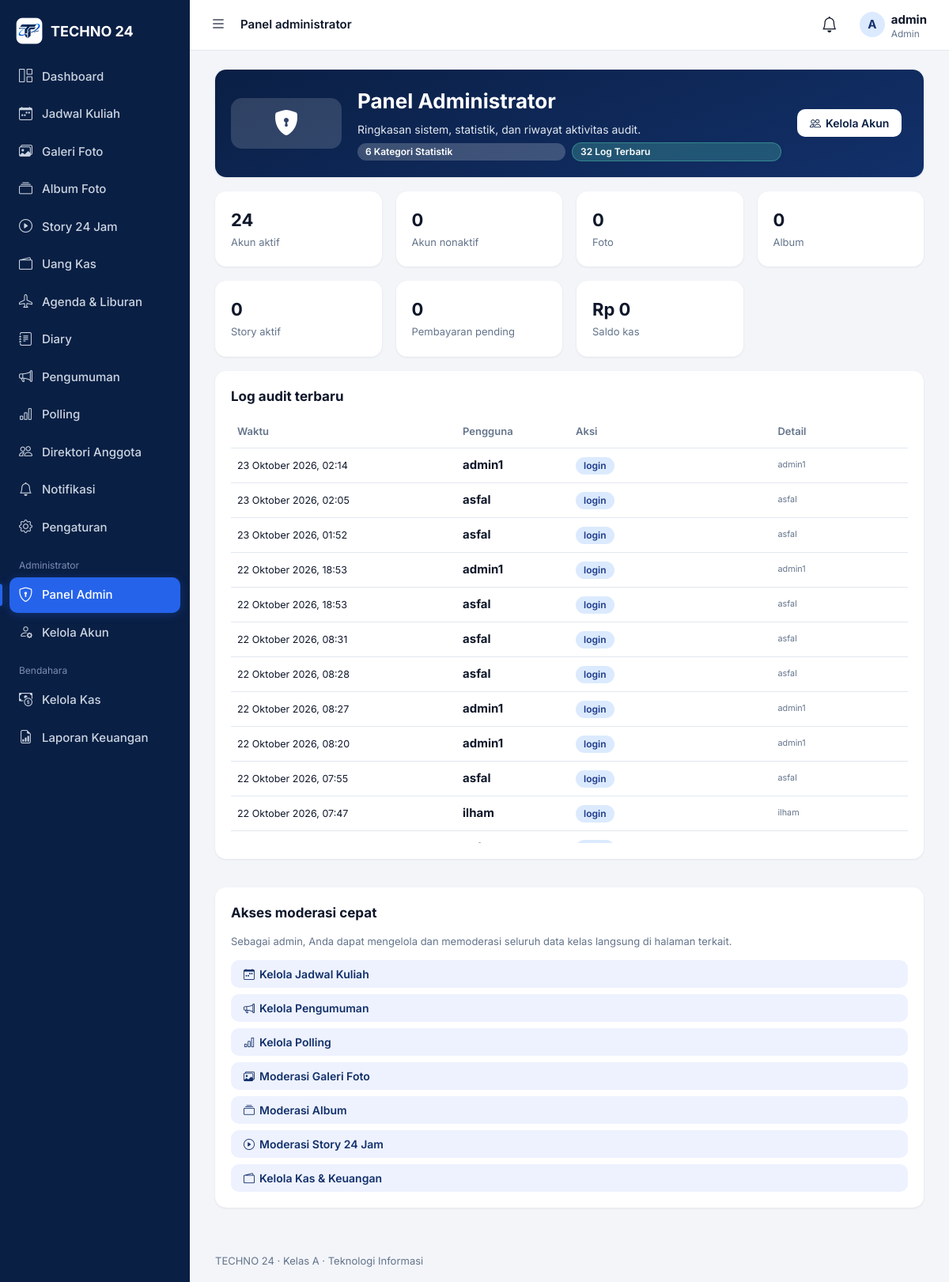
/admin/index.php (signed in), run on the app's committed database.
### tables this page shows
CREATE TABLE `users` (
  `id` int(10) UNSIGNED NOT NULL,
  `name` varchar(100) NOT NULL,
  `username` varchar(50) NOT NULL,
  `password_hash` varchar(255) NOT NULL,
  `role` enum('admin','bendahara','anggota') NOT NULL DEFAULT 'anggota',
  `is_active` tinyint(1) NOT NULL DEFAULT 1,
  `must_change_password` tinyint(1) NOT NULL DEFAULT 1,
  `bio` varchar(255) DEFAULT NULL,
  `birthday` date DEFAULT NULL,
  `birthday_public` tinyint(1) NOT NULL DEFAULT 0,
  `profile_public` tinyint(1) NOT NULL DEFAULT 0,
  `avatar` varchar(100) DEFAULT NULL,
  `last_login_at` datetime DEFAULT NULL,
  `created_at` datetime NOT NULL DEFAULT current_timestamp(),
  `updated_at` datetime NOT NULL DEFAULT current_timestamp() ON UPDATE current_timestamp()
);

CREATE TABLE `audit_logs` (
  `id` int(10) UNSIGNED NOT NULL,
  `user_id` int(10) UNSIGNED DEFAULT NULL,
  `action` varchar(60) NOT NULL,
  `detail` varchar(255) DEFAULT NULL,
  `ip` varchar(45) DEFAULT NULL,
  `created_at` datetime NOT NULL DEFAULT current_timestamp()
);

### config/database.php (called while the page is built, shortened)
<?php
function db(): PDO
{
    static $pdo = null;
    if ($pdo === null) {
        try {
            $pdo = new PDO('mysql:host=' . DB_HOST . ';dbname=' . DB_NAME . ';charset=utf8mb4', DB_USER, DB_PASS, [
                PDO::ATTR_ERRMODE => PDO::ERRMODE_EXCEPTION,
                PDO::ATTR_DEFAULT_FETCH_MODE => PDO::FETCH_ASSOC,
                PDO::ATTR_EMULATE_PREPARES => false,
            ]);
            $pdo->exec("SET time_zone = '+08:00'");
        } catch (PDOException $e) {
            error_log('DB error: ' . $e->getMessage());
            http_response_code(500);
            exit('Tidak dapat terhubung ke database. Periksa config/database.php dan pastikan MySQL berjalan.');
        }
    }
    return $pdo;
}

### includes/auth.php (called while the page is built, shortened)
<?php
function current_user(): ?array {
    static $user = false;
    if ($user === false) {
        $user = null;
        if (!empty($_SESSION['uid'])) {
            $u = q('SELECT id, name, username, role, is_active, must_change_password, avatar FROM users WHERE id = ?', [$_SESSION['uid']])->fetch();
            if ($u && (int)$u['is_active'] === 1) $user = $u;
            else { $_SESSION = []; }
        }
    }
    return $user;
}
function is_admin(): bool { $u = current_user(); return $u && $u['role'] === 'admin'; }
function is_treasurer(): bool { $u = current_user(); return $u && in_array($u['role'], ['admin', 'bendahara'], true); }
function require_login(bool $allowPwChange = false): array {
    $u = current_user();
    return $u;
}
function require_admin(): array { $u = require_login(); if ($u['role'] !== 'admin') forbidden(); return $u; }

### admin/index.php (the view)
<?php
require_once __DIR__ . '/../includes/bootstrap.php';
$me = require_admin();
$count = fn($sql, $p = []) => (int)q($sql, $p)->fetchColumn();
$stats = [
  'Akun aktif' => $count('SELECT COUNT(*) FROM users WHERE is_active = 1'), 'Akun nonaktif' => $count('SELECT COUNT(*) FROM users WHERE is_active = 0'),
  'Foto' => $count('SELECT COUNT(*) FROM photos'), 'Album' => $count('SELECT COUNT(*) FROM albums'),
  'Story aktif' => $count('SELECT COUNT(*) FROM stories WHERE expires_at > ?', [now()]), 'Pembayaran pending' => $count("SELECT COUNT(*) FROM cash_payments WHERE status='pending'"),
];
$sum = cash_summary();
$logs = q('SELECT l.*, u.username FROM audit_logs l LEFT JOIN users u ON u.id = l.user_id ORDER BY l.id DESC LIMIT 40')->fetchAll();
$pageTitle = 'Panel administrator'; $active = 'admin';
require __DIR__ . '/../includes/header.php';
?>
<section class="card" style="background:linear-gradient(160deg,var(--navy),var(--navy2));color:#fff">
  <div class="row" style="align-items:center;gap:20px;flex-wrap:wrap">
    <div style="flex:none;width:64px;height:64px;border-radius:14px;background:rgba(255,255,255,0.15);display:flex;align-items:center;justify-content:center;font-size:32px">
      <i class="bi bi-shield-lock-fill"></i>
    </div>
    <div style="flex:1;min-width:280px">
      <h1 style="color:#fff;font-size:26px;margin:0 0 6px">Panel Administrator</h1>
      <p style="margin:0 0 6px;color:#e2e8f0;font-size:14px">Ringkasan sistem, statistik, dan riwayat aktivitas audit.</p>
      <div class="row" style="gap:8px;align-items:center;margin:0;flex-wrap:wrap">
        <span class="tag" style="background:rgba(255,255,255,0.2);color:#fff"><?= count($stats) ?> Kategori Statistik</span>
        <span class="tag" style="background:rgba(77,184,168,0.3);color:#fff;border:1px solid rgba(77,184,168,0.5)"><?= count($logs) ?> Log Terbaru</span>
      </div>
    </div>
    <div style="flex:none">
      <a class="btn" style="background:#fff;color:var(--navy);font-weight:600" href="<?= e(url('admin/users.php')) ?>"><i class="bi bi-people"></i> Kelola Akun</a>
    </div>
  </div>
</section>
<div class="grid" style="grid-template-columns:repeat(auto-fit,minmax(200px,1fr));margin-bottom:18px">
  <?php foreach ($stats as $k => $v): ?><div class="card stat" style="margin-bottom:0"><b><?= $v ?></b><span><?= e($k) ?></span></div><?php endforeach; ?>
  <div class="card stat" style="margin-bottom:0"><b><?= e(rupiah($sum['balance'])) ?></b><span>Saldo kas</span></div>
</div>
<div class="grid g-desktop-split">
  <div>
    <div class="card">
      <h2>Log audit terbaru</h2>
      <div class="tablewrap" style="max-height:540px;overflow:auto">
        <table>
          <tr><th>Waktu</th><th>Pengguna</th><th>Aksi</th><th>Detail</th></tr>
          <?php foreach ($logs as $l): ?>
            <tr>
              <td><small><?= e(fmt_date($l['created_at'], true)) ?></small></td>
              <td><strong><?= e($l['username'] ?: '-') ?></strong></td>
              <td><span class="tag tag-blue"><?= e($l['action']) ?></span></td>
              <td class="muted"><small><?= e($l['detail']) ?></small></td>
            </tr>
          <?php endforeach; ?>
        </table>
      </div>
    </div>
  </div>
  <div>
    <div class="card sticky-card">
      <h2>Akses moderasi cepat</h2>
      <p class="muted">Sebagai admin, Anda dapat mengelola dan memoderasi seluruh data kelas langsung di halaman terkait.</p>
      <div style="display:flex;flex-direction:column;gap:8px;margin-top:14px">
        <a class="btn btn-ghost" href="<?= e(url('pages/schedules.php')) ?>"><i class="bi bi-calendar-week"></i> Kelola Jadwal Kuliah</a>
        <a class="btn btn-ghost" href="<?= e(url('pages/announcements.php')) ?>"><i class="bi bi-megaphone"></i> Kelola Pengumuman</a>
        <a class="btn btn-ghost" href="<?= e(url('pages/polls.php')) ?>"><i class="bi bi-bar-chart"></i> Kelola Polling</a>
        <a class="btn btn-ghost" href="<?= e(url('pages/gallery.php')) ?>"><i class="bi bi-images"></i> Moderasi Galeri Foto</a>
        <a class="btn btn-ghost" href="<?= e(url('pages/albums.php')) ?>"><i class="bi bi-collection"></i> Moderasi Album</a>
        <a class="btn btn-ghost" href="<?= e(url('pages/stories.php')) ?>"><i class="bi bi-play-circle"></i> Moderasi Story 24 Jam</a>
        <a class="btn btn-ghost" href="<?= e(url('pages/cash_manage.php')) ?>"><i class="bi bi-wallet2"></i> Kelola Kas & Keuangan</a>
      </div>
    </div>
  </div>
</div>
<?php require __DIR__ . '/../includes/footer.php'; ?>

### includes/header.php (shortened to what this page needs)
<?php
$u = !empty($publicPage) ? current_user() : require_login($allowPwChange ?? false);
$unread = $u ? (int)q('SELECT COUNT(*) FROM notifications WHERE user_id = ? AND is_read = 0', [$u['id']])->fetchColumn() : 0;
$menu = [
  ['dashboard',     $u ? 'dashboard.php' : 'index.php', 'bi-grid-1x2', $u ? 'Dashboard' : 'Beranda'],
  ['schedules',     'pages/schedules.php',      'bi-calendar-week',  'Jadwal Kuliah'],
  ['gallery',       'pages/gallery.php',        'bi-images',         'Galeri Foto'],
  ['albums',        'pages/albums.php',         'bi-collection',     'Album Foto'],
  ['stories',       'pages/stories.php',        'bi-play-circle',    'Story 24 Jam'],
  ['cash',          'pages/cash.php',           'bi-wallet2',        'Uang Kas', true],
  ['agendas',       'pages/agendas.php',        'bi-airplane',       'Agenda & Liburan'],
  ['diaries',       'pages/diaries.php',        'bi-journal-text',   'Diary', true],
  ['announcements', 'pages/announcements.php',  'bi-megaphone',      'Pengumuman'],
  ['polls',         'pages/polls.php',          'bi-bar-chart',      'Polling', true],
  ['members',       'pages/members.php',        'bi-people',         'Direktori Anggota'],
  ['notifications', 'pages/notifications.php',  'bi-bell',           'Notifikasi', true],
  ['profile',       'pages/profile.php',        'bi-gear',           'Pengaturan', true],
];
?><!DOCTYPE html>
<html lang="id">
<head>
<link rel="stylesheet" href="https://cdn.jsdelivr.net/npm/bootstrap-icons@1.11.3/font/bootstrap-icons.min.css">
<link rel="stylesheet" href="<?= e(url('assets/css/app.css?v=' . filemtime(__DIR__ . '/../assets/css/app.css'))) ?>">
</head>
<body data-base="<?= e(BASE_URL) ?>">
<div class="shell" id="shell">
  <aside class="sidebar" id="sidebar">
    <a class="brand" href="<?= e(url($u ? 'dashboard.php' : 'index.php')) ?>">
      <?php include __DIR__ . '/logo.php'; ?><span class="brand-name">TECHNO 24</span>
    </a>
    <nav>
      <?php foreach ($menu as $mi): [$key, $href, $icon, $label] = $mi; if (!empty($mi[4]) && !$u) continue; ?>
        <a href="<?= e(url($href)) ?>" class="<?= ($active ?? '') === $key ? 'on' : '' ?>">
          <i class="bi <?= $icon ?>"></i><span><?= e($label) ?></span>
        </a>
      <?php endforeach; ?>
      <?php if ($u && is_admin()): ?>
        <div class="nav-sep">Administrator</div>
        <a href="<?= e(url('admin/index.php')) ?>" class="<?= ($active ?? '') === 'admin' ? 'on' : '' ?>"><i class="bi bi-shield-lock"></i><span>Panel Admin</span></a>
        <a href="<?= e(url('admin/users.php')) ?>" class="<?= ($active ?? '') === 'users' ? 'on' : '' ?>"><i class="bi bi-person-gear"></i><span>Kelola Akun</span></a>
      <?php endif; ?>
      <?php if ($u && is_treasurer()): ?>
        <div class="nav-sep">Bendahara</div>
        <a href="<?= e(url('pages/cash_manage.php')) ?>" class="<?= ($active ?? '') === 'cash_manage' ? 'on' : '' ?>"><i class="bi bi-cash-coin"></i><span>Kelola Kas</span></a>
        <a href="<?= e(url('pages/cash_report.php')) ?>" class="<?= ($active ?? '') === 'cash_report' ? 'on' : '' ?>"><i class="bi bi-file-earmark-bar-graph"></i><span>Laporan Keuangan</span></a>
      <?php endif; ?>
    </nav>
  </aside>
  <div class="main">
    <header class="topbar">
      <button class="icon-btn" id="menuToggle" aria-label="Buka atau ciutkan menu"><i class="bi bi-list"></i></button>
      <div class="topbar-title"><?= e($pageTitle ?? '') ?></div>
      <div class="topbar-right">
        <?php if ($u): ?>
        <a class="icon-btn" href="<?= e(url('pages/notifications.php')) ?>" aria-label="Notifikasi">
          <i class="bi bi-bell"></i><?php if ($unread > 0): ?><b class="dot"><?= $unread > 9 ? '9+' : $unread ?></b><?php endif; ?>
        </a>
        <a class="usercard" href="<?= e(url('pages/profile.php')) ?>">
          <?= avatar_html($u, 'sm') ?>
          <span><strong><?= e($u['name']) ?></strong><small><?= e(ucfirst($u['role'])) ?></small></span>
        </a>
        <?php else: ?>
        <a class="btn btn-sm" href="<?= e(url('login.php')) ?>"><i class="bi bi-box-arrow-in-right"></i> Login</a>
        <?php endif; ?>
      </div>
    </header>
    <main class="content">

### includes/functions.php (shortened to what this page needs)
<?php
function e($s): string { return htmlspecialchars((string)$s, ENT_QUOTES | ENT_SUBSTITUTE, 'UTF-8'); }
function url(string $path = ''): string { return BASE_URL . '/' . ltrim($path, '/'); }
function now(): string { return date('Y-m-d H:i:s'); }
function rupiah($n): string { return 'Rp ' . number_format((float)$n, 0, ',', '.'); }
function fmt_date($d, bool $time = false): string {
    $t = strtotime((string)$d);
    $s = date('j', $t) . ' ' . BULAN[(int)date('n', $t)] . ' ' . date('Y', $t);
    return $time ? $s . ', ' . date('H:i', $t) : $s;
}
function q(string $sql, array $params = []): PDOStatement {
    $st = db()->prepare($sql);
    $st->execute($params);
    return $st;
}
function setting(string $k, string $default = ''): string {
    $r = q('SELECT v FROM settings WHERE k = ?', [$k])->fetchColumn();
    return $r === false ? $default : (string)$r;
}
function avatar_html(array $u, string $size = 'md'): string {
    return '<span class="avatar avatar-' . $size . ' avatar-initial" aria-label="' . e($u['name']) . '">' . e(mb_strtoupper(mb_substr($u['name'], 0, 1))) . '</span>';
}
function cash_summary(?string $from = null, ?string $to = null): array {
    $w = "status = 'verified'"; $p = [];
    $in  = (float)q("SELECT COALESCE(SUM(amount),0) FROM cash_transactions WHERE type='pemasukan' AND $w", $p)->fetchColumn();
    $out = (float)q("SELECT COALESCE(SUM(amount),0) FROM cash_transactions WHERE type='pengeluaran' AND $w", $p)->fetchColumn();
    $open = (float)setting('opening_balance', '0');
    $members = (int)q('SELECT COUNT(*) FROM users WHERE is_active = 1')->fetchColumn();
    $expected = (float)q('SELECT COALESCE(SUM(amount),0) FROM cash_periods')->fetchColumn() * $members;
    $received = (float)q("SELECT COALESCE(SUM(amount),0) FROM cash_payments WHERE status='verified'")->fetchColumn();
    return ['opening' => $open, 'in' => $in, 'out' => $out, 'balance' => $open + $in - $out,
            'received' => $received, 'outstanding' => max(0, $expected - $received)];
}

### data on the page
users: name "A", name "admin", role "Admin"
audit_logs: created_at "23 Oktober 2026, 02:14", user.username "admin1", action "login", detail "admin1"
audit_logs: created_at "23 Oktober 2026, 02:05", user.username "asfal", action "login", detail "asfal"
audit_logs: created_at "23 Oktober 2026, 01:52", user.username "asfal", action "login", detail "asfal"
audit_logs: created_at "22 Oktober 2026, 18:53", user.username "admin1", action "login", detail "admin1"
audit_logs: created_at "22 Oktober 2026, 18:53", user.username "asfal", action "login", detail "asfal"
audit_logs: created_at "22 Oktober 2026, 08:31", user.username "asfal", action "login", detail "asfal"
audit_logs: created_at "22 Oktober 2026, 08:28", user.username "asfal", action "login", detail "asfal"
audit_logs: created_at "22 Oktober 2026, 08:27", user.username "admin1", action "login", detail "admin1"
audit_logs: created_at "22 Oktober 2026, 08:20", user.username "admin1", action "login", detail "admin1"
audit_logs: created_at "22 Oktober 2026, 07:55", user.username "asfal", action "login", detail "asfal"
audit_logs: created_at "22 Oktober 2026, 07:47", user.username "ilham", action "login", detail "ilham"

### other printed values
$label "Dashboard"
$label "Jadwal Kuliah"
$label "Galeri Foto"
$label "Album Foto"
$label "Story 24 Jam"
$label "Uang Kas"
$label "Agenda & Liburan"
$label "Diary"
$label "Pengumuman"
$label "Polling"
$label "Direktori Anggota"
$label "Notifikasi"
$label "Pengaturan"
$pageTitle "Panel administrator"
count($stats) "6"
